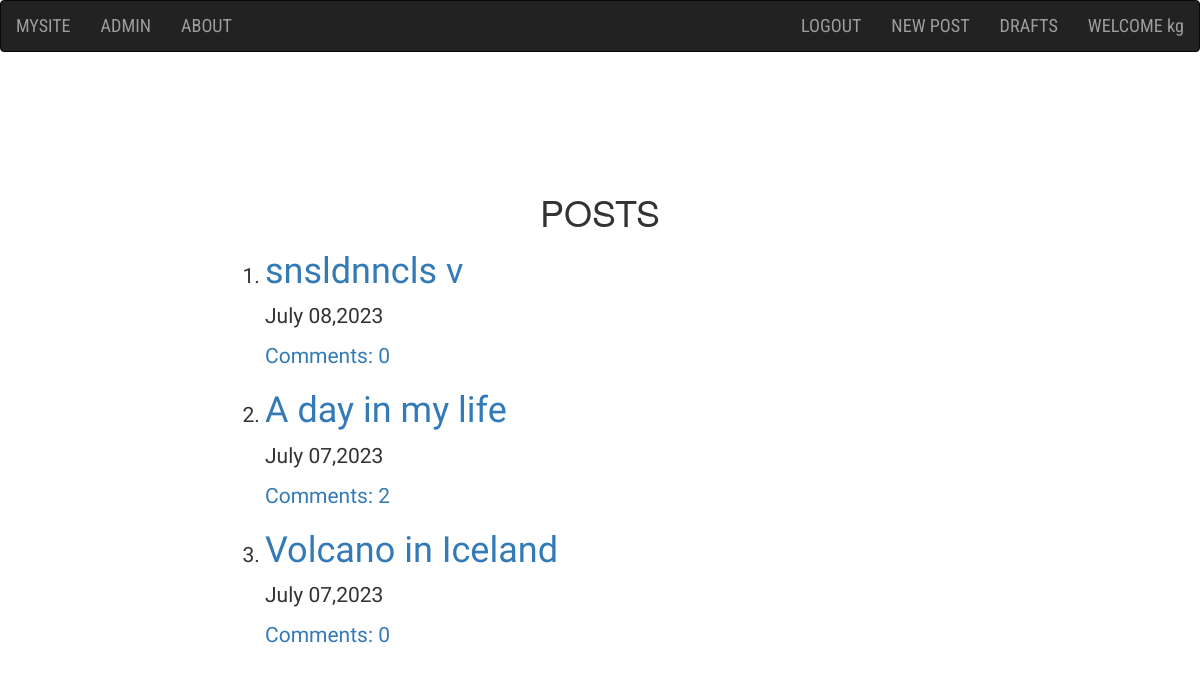
The page / (signed in) on the database its author committed.
### blog/models.py (models this page shows, shortened)
class Post(models.Model):
    author = models.ForeignKey('auth.User',on_delete=models.CASCADE)
    title = models.CharField(max_length=256)
    text = models.TextField()
    create_date = models.DateTimeField(default=timezone.now)
    publish_date = models.DateTimeField(blank=True,null=True)
    def approve_comments(self):
        return self.comments.filter(approved_comment = True)

### blog/views.py (the view)
# urls.py: path('',views.PostListView.as_view(),name='post_list'),
class PostListView(ListView):
    model = Post
    context_object_name = 'posts'
    def get_queryset(self):
        return Post.objects.filter(publish_date__lte=timezone.now()).order_by('-publish_date')

### blog/templates/blog/post_list.html (shortened to what this page needs)
{% extends 'blog/base.html' %}
{% block body_block %}
    <h1 class="center_heading">POSTS</h1>
    <ol>
        {% for post in posts %}
            <div class="centerpost ">
                <li>
                    <h1 class="loader">
                        <a href="{% url 'blog:post_detail' pk=post.pk %}">{{post.title}}</a>
                    </h1>
                    <p>{{post.create_date|date:"N d,Y"}}</p>
                    <a href="{% url 'blog:post_detail' pk=post.pk %}">Comments: {{post.approve_comments.count}}</a>
                </li>
            </div>
        {% endfor %}
    </ol>
{% endblock body_block %}

### blog/templates/blog/base.html (shortened to what this page needs)
<!DOCTYPE html>
{% load static %}
<html lang="en">
<head>
    <link rel="stylesheet" href="https://maxcdn.bootstrapcdn.com/bootstrap/3.4.1/css/bootstrap.min.css">
    <link rel="stylesheet" href="//cdn.jsdelivr.net/npm/medium-editor@latest/dist/css/medium-editor.min.css" type="text/css" media="screen" charset="utf-8">
    <link rel="stylesheet" href="{% static "css/styles.css"  %}">
</head>
<body>
    <nav class="navbar navbar-inverse technav">
        <div class="container-fluid">
            <div class="navbar-header">
                <a href="{% url 'blog:post_list' %}" class="navbar-brand">MYSITE</a>
            </div>
            <ul class="navbar-nav nav">
                <li> <a href="{% url 'admin:index' %}" class="nav-item">ADMIN</a></li>
                <li> <a href="{% url 'blog:about' %}" class="nav-item">ABOUT</a></li>
            </ul>
            <ul class="navbar-nav nav navbar-right">
                {% if user.is_authenticated %}
                    <li><a href="{% url 'logout' %}" class="navbar-item">LOGOUT</a></li>
                    <li><a href="{% url 'blog:post_new' %}" class="navbar-item">NEW POST</a></li>
                    <li><a href="{% url 'blog:post_draft_list' %}" class="navbar-item">DRAFTS</a></li>
                    <li><a class="navbar-item"> WELCOME {{user.username}}</a></li>
                {% else %}
                    <li> <a href="{% url 'signup' %}" class="nav-item">REGISTER</a></li>
                    <li><a href="{% url 'login' %}" class="navbar-item">LOGIN</a></li>
                {% endif %}
            </ul>
        </div>
    </nav>
    <div class="content container">
        <div class="row">
            <div class="col-md-offset-2 col-md-8">
                <div class="blog_posts">
                    {% block body_block %}
                    {% endblock body_block %}
                </div>
            </div>
        </div>
    </div>
</body>
</html>

### blog/static/css/styles.css (style rules this page uses)
.technav { font-family: 'Roboto Condensed', sans-serif; font-size: 1.3em; margin-bottom: 10%; }
.center_heading { text-align: center; margin-left: auto; margin-right: auto; }
.centerpost { font-family: 'Caprasimo', cursive; font-size: 1.5em; }
.loader { filter: hue-rotate(0deg); color: linear-gradient(45deg,#0f8,#08f); animation:hue 10000ms infinite linear; }

### rows shown on the page
Post: title "snsldnncls v", create_date "July 08,2023", approve_comments.count "0"
Post: title "A day in my life", create_date "July 07,2023", approve_comments.count "2"
Post: title "Volcano in Iceland", create_date "July 07,2023", approve_comments.count "0"

### other values the page prints
{{ user.username }} "kg"
